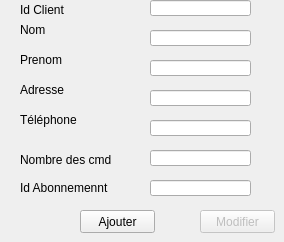
     <widget class="QWidget" name="AjoutP_2">
      <property name="styleSheet">
       <string notr="true"/>
      </property>
      <attribute name="title">
       <string>Ajout et Modification</string>
      </attribute>
      <widget class="QPushButton" name="AddC_button">
       <property name="geometry">
        <rect>
         <x>80</x>
         <y>210</y>
         <width>75</width>
         <height>23</height>
        </rect>
       </property>
       <property name="styleSheet">
        <string notr="true"/>
       </property>
       <property name="text">
        <string>Ajouter</string>
       </property>
      </widget>
      <widget class="QLabel" name="label_30">
       <property name="geometry">
        <rect>
         <x>20</x>
         <y>80</y>
         <width>71</width>
         <height>20</height>
        </rect>
       </property>
       <property name="text">
        <string>Adresse</string>
       </property>
      </widget>
      <widget class="QLineEdit" name="id_client">
       <property name="geometry">
        <rect>
         <x>150</x>
         <y>0</y>
         <width>101</width>
         <height>16</height>
        </rect>
       </property>
      </widget>
      <widget class="QLabel" name="label_31">
       <property name="geometry">
        <rect>
         <x>20</x>
         <y>50</y>
         <width>71</width>
         <height>20</height>
        </rect>
       </property>
       <property name="text">
        <string>Prenom</string>
       </property>
      </widget>
      <widget class="QLabel" name="label_32">
       <property name="geometry">
        <rect>
         <x>20</x>
         <y>0</y>
         <width>71</width>
         <height>20</height>
        </rect>
       </property>
       <property name="text">
        <string>Id Client</string>
       </property>
      </widget>
      <widget class="QLineEdit" name="nom">
       <property name="geometry">
        <rect>
         <x>150</x>
         <y>30</y>
         <width>101</width>
         <height>16</height>
        </rect>
       </property>
      </widget>
      <widget class="QLabel" name="label_49">
       <property name="geometry">
        <rect>
         <x>20</x>
         <y>20</y>
         <width>71</width>
         <height>20</height>
        </rect>
       </property>
       <property name="text">
        <string>Nom</string>
       </property>
      </widget>
      <widget class="QLineEdit" name="adresse">
       <property name="geometry">
        <rect>
         <x>150</x>
         <y>90</y>
         <width>101</width>
         <height>16</height>
        </rect>
       </property>
      </widget>
      <widget class="QLineEdit" name="prenom">
       <property name="geometry">
        <rect>
         <x>150</x>
         <y>60</y>
         <width>101</width>
         <height>16</height>
        </rect>
       </property>
      </widget>
      <widget class="QPushButton" name="EditP_button_2">
       <property name="enabled">
        <bool>false</bool>
       </property>
       <property name="geometry">
        <rect>
         <x>200</x>
         <y>210</y>
         <width>75</width>
         <height>23</height>
        </rect>
       </property>
       <property name="styleSheet">
        <string notr="true"/>
       </property>
       <property name="text">
        <string>Modifier</string>
       </property>
      </widget>
      <widget class="QLabel" name="label_53">
       <property name="geometry">
        <rect>
         <x>20</x>
         <y>110</y>
         <width>71</width>
         <height>20</height>
        </rect>
       </property>
       <property name="text">
        <string>Téléphone</string>
       </property>
      </widget>
      <widget class="QLabel" name="label_54">
       <property name="geometry">
        <rect>
         <x>20</x>
         <y>150</y>
         <width>111</width>
         <height>20</height>
        </rect>
       </property>
       <property name="text">
        <string>Nombre des cmd</string>
       </property>
      </widget>
      <widget class="QLineEdit" name="telephone">
       <property name="geometry">
        <rect>
         <x>150</x>
         <y>120</y>
         <width>101</width>
         <height>16</height>
        </rect>
       </property>
      </widget>
      <widget class="QLineEdit" name="nbr_cmd">
       <property name="geometry">
        <rect>
         <x>150</x>
         <y>150</y>
         <width>101</width>
         <height>16</height>
        </rect>
       </property>
      </widget>
      <widget class="QLineEdit" name="id_ab">
       <property name="geometry">
        <rect>
         <x>150</x>
         <y>180</y>
         <width>101</width>
         <height>16</height>
        </rect>
       </property>
      </widget>
      <widget class="QLabel" name="label_84">
       <property name="geometry">
        <rect>
         <x>20</x>
         <y>180</y>
         <width>101</width>
         <height>16</height>
        </rect>
       </property>
       <property name="text">
        <string>Id Abonnemennt</string>
       </property>
      </widget>
     </widget>
